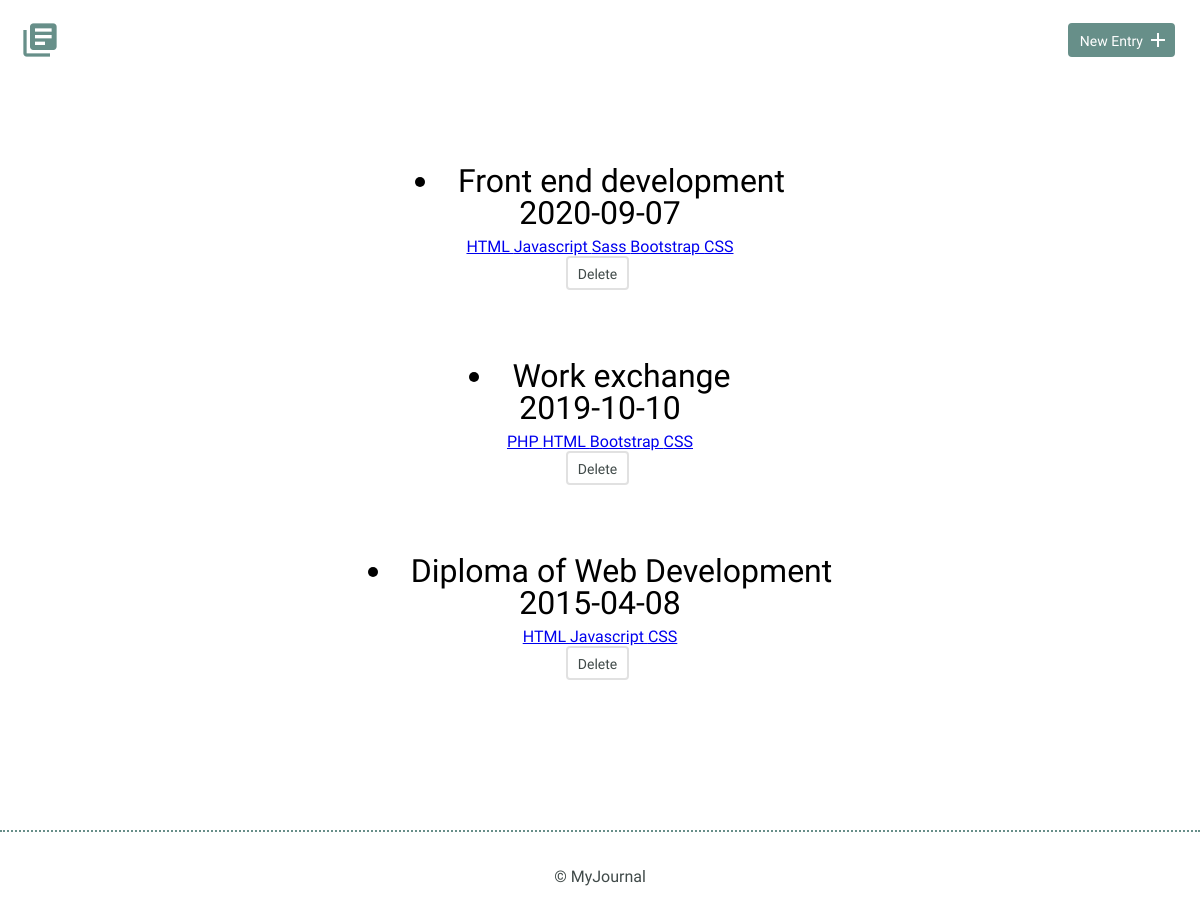
/index.php?tag=3, run on the app's committed database.
### tables this page shows
CREATE TABLE "entries_tags_link" (
	"entry_id"	INTEGER,
	"tag_id"	INTEGER
);

CREATE TABLE "entries" (
	`id`	INTEGER,
	`title`	TEXT,
	`date`	TEXT,
	`time_spent`	INTEGER,
	`learned`	BLOB,
	`resources`	BLOB,
	PRIMARY KEY(`id`)
);

CREATE TABLE "tags" (
	"id"	INTEGER,
	"tag_name"	TEXT,
	PRIMARY KEY("id" AUTOINCREMENT)
);

### inc/functions.php (called while the page is built, shortened)
<?php
function get_tags($entry_id) {
  include('dbconnect.php');
  $sql = 'SELECT * FROM tags
          INNER JOIN entries_tags_link
          ON tags.id = entries_tags_link.tag_id
          WHERE entries_tags_link.entry_id = ?';
  try {
    $results = $db->prepare($sql);
    $results->bindValue(1,$entry_id,PDO::PARAM_INT);
    $results->execute();
    return $results->fetchAll(PDO::FETCH_ASSOC);
  } catch (Exception $e) {
    echo $e->getMessage();
    return false;
  }
 }
function get_entries_by_tag($tag_id) {
  include('dbconnect.php');
  $sql = 'SELECT * FROM entries
          INNER JOIN entries_tags_link
          ON entries.id = entries_tags_link.entry_id
          WHERE entries_tags_link.tag_id = ? ORDER BY date DESC';
  try {
    $results = $db->prepare($sql);
    $results->bindValue(1,$tag_id,PDO::PARAM_INT);
    $results->execute();
    return $results->fetchAll(PDO::FETCH_ASSOC);
  } catch (Exception $e) {
    echo $e->getMessage();
    return false;
  }
 }
?>

### index.php (the view, shortened to what this page needs)
<?php
include('./inc/functions.php');
?>
<!DOCTYPE html>
<html>
    <head>
        <link rel="stylesheet" href="css/normalize.css">
        <link rel="stylesheet" href="css/site.css">
    </head>
    <body>
        <header>
            <div class="container">
                <div class="site-header">
                    <a class="logo" href="index.php"><i class="material-icons">library_books</i></a>
                    <a class="button icon-right" href="new.php"><span>New Entry</span> <i class="material-icons">add</i></a>
                </div>
            </div>
        </header>
        <section>
            <div class="container">
            <div class="entry-list">
                <?php
                if(isset($_GET['tag'])) {
                    $tag_id = filter_input(INPUT_GET, 'tag',FILTER_SANITIZE_NUMBER_INT);
                    foreach (get_entries_by_tag($tag_id) as $entry) {
                        echo "<article>";
                        echo "<h2>";
                        echo "<li><a href='detail.php?id=" .$entry['id'] . "'>" .
                        $entry['title'] . "</a></li>";
                        echo "<time>";
                        echo $entry['date'];
                        echo "</time>";
                        echo "</h2>";
                        $entry_id = $entry['id'];
                        foreach( get_tags($entry_id) as $tag){
                        echo "<a href='index.php?tag=" . $tag['tag_id']  ."'>" . " " . $tag['tag_name'] . " " . " </a>";
                        }
                        echo "<form method='post' action='index.php' onsubmit=\"return
                        confirm('Are you sure you want to delete this task?');\">\n";
                        echo "<input type='submit' class='button button-secondary' value='Delete' />\n";
                        echo "</form>";
                        echo "</article>";
                    }
                }
                ?>
                </div>
            </div>
        </section>
        <footer>
            <div>
                &copy; MyJournal
            </div>
        </footer>
    </body>
</html>

### css/site.css (style rules this page uses)
body { font-size: 16px; color: #404a49; font-family: 'Cousine', serif; font-weight: 400; }
.container { margin: 0 auto; padding: 0 25px; }
header .site-header { margin: 0 auto; height: 95px; }
header .logo i { color: #678f89; margin: 20px 0 0 -5px; float: left; font-size: 40px; }
header .button { float: right; margin: 33px 0 0 0; }
footer { text-align: center; padding: 35px 0; border-top: 2px dotted #678f89; }
.button { padding: 8px 10px 6px 10px; background: #678f89; border: 2px solid #678f89; border-radius: 4px; text-decoration: none; color: #FFF; position: relative; text-align: center; font-size: 14px; }
.button.button-secondary { background: #FFF; border: 2px solid #e1e1e1; color: #404a49; }
.button.icon-right { padding-right: 30px; top: -10px; }
.button.icon-right i { position: absolute; top: 3px; right: 3px; }
h1, h2, h3 { margin: 0; font-weight: 400; line-height: 1em; color: #000; }
h2 { font-size: 32px; }
h2 a { text-decoration: none; color: #000; }
.entry-list, .edit-entry, .new-entry { max-width: 800px; margin: 0 auto; padding: 70px 0 150px 0; }
.entry-list article { margin-bottom: 70px; text-align: center; }
.entry-list article:last-child { margin-bottom: 0; }
.entry-list article h2 { margin-bottom: 8px; }
input[type=submit] { margin-right: 5px; }

### data on the page
entries_tags_link: entry.title "Front end development", entry.date "2020-09-07", tag.tag_name "HTML"
entries_tags_link: tag.tag_name "Javascript"
entries_tags_link: tag.tag_name "Sass"
entries_tags_link: tag.tag_name "Bootstrap"
entries_tags_link: tag.tag_name "CSS"
entries_tags_link: entry.title "Work exchange", entry.date "2019-10-10", tag.tag_name "HTML"
entries_tags_link: tag.tag_name "PHP"
entries_tags_link: tag.tag_name "Bootstrap"
entries_tags_link: tag.tag_name "CSS"
entries_tags_link: entry.title "Diploma of Web Development", entry.date "2015-04-08", tag.tag_name "HTML"
entries_tags_link: tag.tag_name "Javascript"
entries_tags_link: tag.tag_name "CSS"
